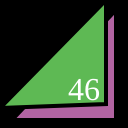
Frame 1 (no input)
Frame 60 (no input): identical to frame 1, image omitted
Frame 120 (the mouse pressed at the canvas centre since frame 60): identical to frame 1, image omitted

The p5.js sketch that drew this single still picture (run headless with seeded random() and noise() and a simulated clock; from frame 60 on, the mouse is pressed at the canvas centre):

// p5.js sketch
// ── sketch.js
function setup() {
  createCanvas(128,128);
}

function draw() {
  background(0);
  strokeWeight(4);
  fill(178, 100, 162);
  triangle(12,120,116,120,116,10);
  fill(94, 185, 84);
  triangle(0,108,106,104,106,0);
  fill(255);
  textSize(32);
  textFont("serif");
  text("46", 68, 100);
}
